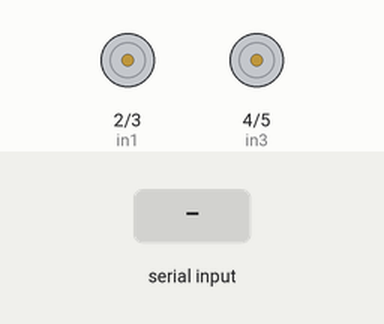
The sketch below on a simulated Arduino Uno, built with avr-gcc and run on an emulated ATmega328P. Parts: motor-driver pin pairs drawn as motors (green arrow = first pin HIGH = forward, orange = second pin HIGH = backward, longer = more drive). The test bench sets the inputs (shaded band).

Above: at 1.2 s.
1.3 s: "F" received over Serial
At 1.8 s:
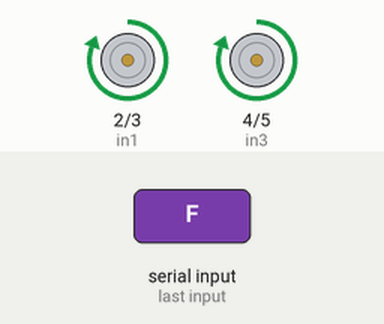
2.8 s: "B" received over Serial
At 4.0 s:
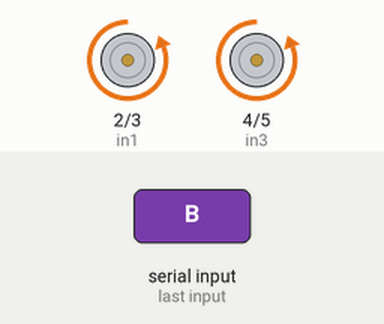
4.3 s: "L" received over Serial
At 5.3 s:
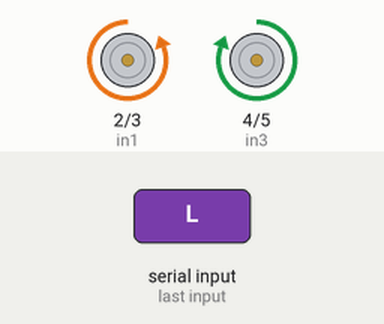
5.8 s: "R" received over Serial
At 6.4 s:
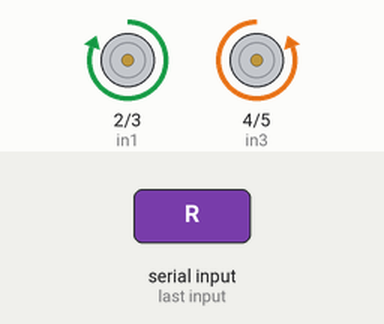
7.3 s: "S" received over Serial
At 7.6 s:
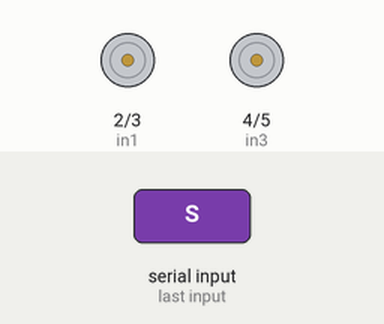
Timing chart, 0 to 9.8 s (numbered marks = the images above; inputs shaded):
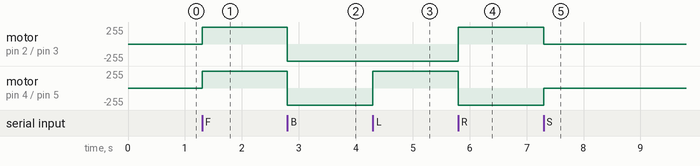

Measured:
- after the input at 1.3 s, motor on pin 2 (in1) / pin 3 (in2), motor on pin 4 (in3) / pin 5 (in4): stopped → forward 255/255 at once
- after the input at 2.8 s, motor on pin 2 (in1) / pin 3 (in2), motor on pin 4 (in3) / pin 5 (in4): forward 255/255 → backward 255/255 at once
- after the input at 4.3 s, motor on pin 4 (in3) / pin 5 (in4): backward 255/255 → forward 255/255 at once
- after the input at 5.8 s, motor on pin 2 (in1) / pin 3 (in2): backward 255/255 → forward 255/255 at once; motor on pin 4 (in3) / pin 5 (in4): forward 255/255 → backward 255/255 at once
- after the input at 7.3 s, motor on pin 2 (in1) / pin 3 (in2): forward 255/255 → stopped at once; motor on pin 4 (in3) / pin 5 (in4): backward 255/255 → stopped at once

The sketch:

car.ino
```cpp
char command;

// Motor pins
int in1 = 2;
int in2 = 3;
int in3 = 4;
int in4 = 5;

void setup() {
  Serial.begin(9600);

  pinMode(in1, OUTPUT);
  pinMode(in2, OUTPUT);
  pinMode(in3, OUTPUT);
  pinMode(in4, OUTPUT);
}

void forward() {
  digitalWrite(in1, HIGH);
  digitalWrite(in2, LOW);
  digitalWrite(in3, HIGH);
  digitalWrite(in4, LOW);
}

void backward() {
  digitalWrite(in1, LOW);
  digitalWrite(in2, HIGH);
  digitalWrite(in3, LOW);
  digitalWrite(in4, HIGH);
}

void left() {
  digitalWrite(in1, LOW);
  digitalWrite(in2, HIGH);
  digitalWrite(in3, HIGH);
  digitalWrite(in4, LOW);
}

void right() {
  digitalWrite(in1, HIGH);
  digitalWrite(in2, LOW);
  digitalWrite(in3, LOW);
  digitalWrite(in4, HIGH);
}

void stopCar() {
  digitalWrite(in1, LOW);
  digitalWrite(in2, LOW);
  digitalWrite(in3, LOW);
  digitalWrite(in4, LOW);
}

void loop() {
  if (Serial.available()) {
    command = Serial.read();

    if (command == 'F') forward();
    else if (command == 'B') backward();
    else if (command == 'L') left();
    else if (command == 'R') right();
    else if (command == 'S') stopCar();
  }
}
```
